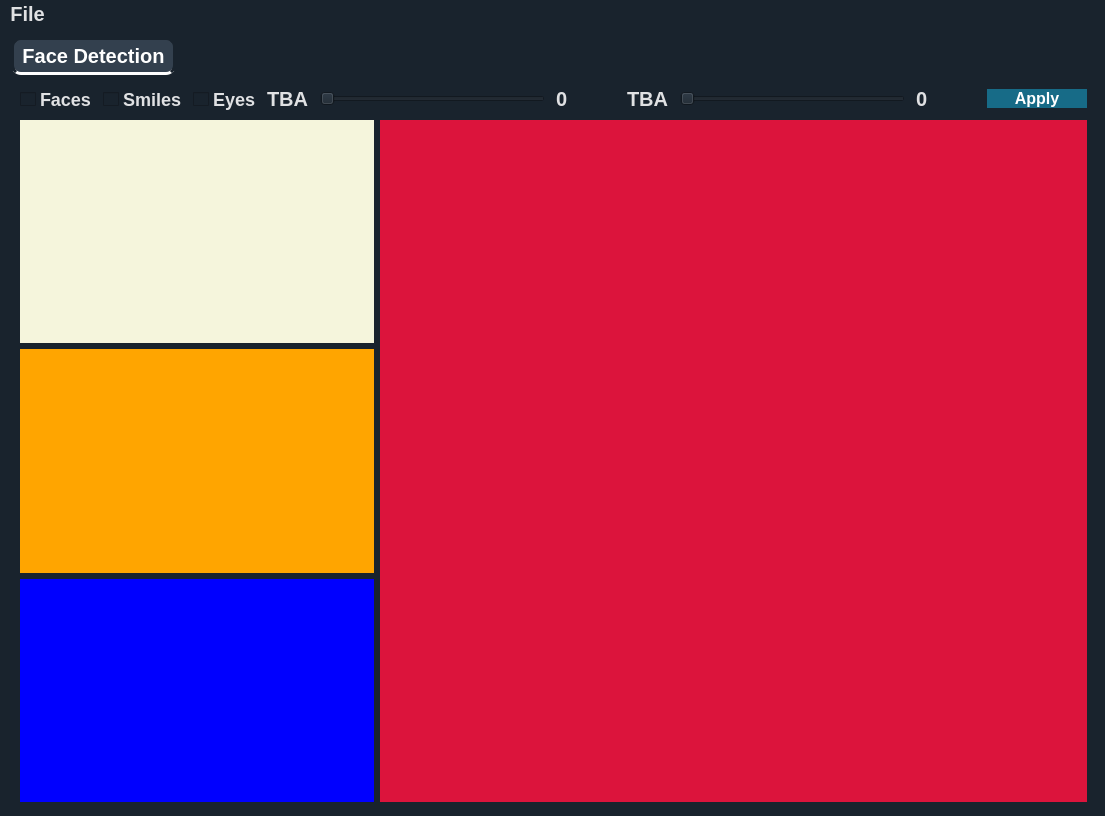
<?xml version="1.0" encoding="UTF-8"?>
<ui version="4.0">
 <class>MainWindow</class>
 <widget class="QMainWindow" name="MainWindow">
  <property name="geometry">
   <rect>
    <x>0</x>
    <y>0</y>
    <width>1105</width>
    <height>816</height>
   </rect>
  </property>
  <property name="windowTitle">
   <string>MainWindow</string>
  </property>
  <property name="styleSheet">
   <string notr="true">QWidget {
  background-color: #19232D;
  border: 0px solid #455364;
  padding: 0px;
  color: #E0E1E3;
  selection-background-color: #346792;
  selection-color: #E0E1E3;
	font-family : Ubuntu;
font-size: 20px;
font-weight: bold;
}

QWidget:disabled {
  background-color: #19232D;
  color: #9DA9B5;
  selection-background-color: #26486B;
  selection-color: #9DA9B5;
}

QWidget::item:selected {
  background-color: #176B87;
}

QWidget::item:hover:!selected {
  background-color: rgba(23, 107, 135,50%);
}

QMainWindow::separator {
  background-color: #455364;
  border: 0px solid #19232D;
  spacing: 0px;
  padding: 2px;
}

QMainWindow::separator:hover {
  background-color: #60798B;
  border: 0px solid #1A72BB;
}

/*-------------------------------------------------------------------------------------------*/

QCheckBox {
  background-color: #19232D;
  color: #E0E1E3;
  spacing: 4px;
  outline: none;
  padding-top: 4px;
  padding-bottom: 4px;
}



QCheckBox QWidget:disabled {
  background-color: #19232D;
  color: #9DA9B5;
}

QCheckBox::indicator {
  margin-left: 2px;
  height: 14px;
  width: 14px;
}

/*-------------------------------------------------------------------------------------------*/
QScrollBar:horizontal {
  height: 16px;
  margin: 2px 16px 2px 16px;
  border: 1px solid white;
  border-radius: 4px;
  background-color: rgb(25, 35, 45);
}

QScrollBar::handle:horizontal {
  background-color: #176B87;
  border: 1px solid #C9CDD0;
  border-radius: 4px;
  min-width: 8px;
}

QScrollBar::handle:horizontal:hover {
  background-color: rgba(23, 107, 135,80%);
  border:#4169E1;
  border-radius: 4px;
  min-width: 8px;
}

QScrollBar::handle:horizontal:focus {
  border: 1px solid red;
}
QScrollBar:vertical {
  background-color: rgb(25, 35, 45);
  width: 16px;
  margin: 16px 2px 16px 2px;
  border: 1px solid white;
  border-radius: 4px;
}


QScrollBar::handle:vertical {
  background-color: #176B87;
  border: 1px solid #C9CDD0;
  min-height: 8px;
  border-radius: 4px;
}

QScrollBar::handle:vertical:hover {
  background-color: rgba(23, 107, 135,80%);
  border: #9FCBFF;
  border-radius: 4px;
  min-height: 8px;
}

QScrollBar::handle:vertical:focus {
  border: 1px solid #73C7FF;
}


QScrollBar::add-line:horizontal {
  margin: 0px 0px 0px 0px;
  border-image: url(&quot;qss_icons/light/rc/arrow_right_disabled.png&quot;);
  height: 12px;
  width: 12px;
  subcontrol-position: right;
  subcontrol-origin: margin;
}

QScrollBar::add-line:horizontal:hover, QScrollBar::add-line:horizontal:on {
  border-image: url(&quot;qss_icons/light/rc/arrow_right.png&quot;);
  height: 12px;
  width: 12px;
  subcontrol-position: right;
  subcontrol-origin: margin;
}

QScrollBar::add-line:vertical {
  margin: 3px 0px 3px 0px;
  border-image: url(&quot;qss_icons/light/rc/arrow_down_disabled.png&quot;);
  height: 12px;
  width: 12px;
  subcontrol-position: bottom;
  subcontrol-origin: margin;
}

QScrollBar::add-line:vertical:hover, QScrollBar::add-line:vertical:on {
  border-image: url(&quot;qss_icons/light/rc/arrow_down.png&quot;);
  height: 12px;
  width: 12px;
  subcontrol-position: bottom;
  subcontrol-origin: margin;
}

QScrollBar::sub-line:horizontal {
  margin: 0px 3px 0px 3px;
  border-image: url(&quot;qss_icons/light/rc/arrow_left_disabled.png&quot;);
  height: 12px;
  width: 12px;
  subcontrol-position: left;
  subcontrol-origin: margin;
}

QScrollBar::sub-line:horizontal:hover, QScrollBar::sub-line:horizontal:on {
  border-image: url(&quot;qss_icons/light/rc/arrow_left.png&quot;);
  height: 12px;
  width: 12px;
  subcontrol-position: left;
  subcontrol-origin: margin;
}

QScrollBar::sub-line:vertical {
  margin: 3px 0px 3px 0px;
  border-image: url(&quot;qss_icons/light/rc/arrow_up_disabled.png&quot;);
  height: 12px;
  width: 12px;
  subcontrol-position: top;
  subcontrol-origin: margin;
}

QScrollBar::sub-line:vertical:hover, QScrollBar::sub-line:vertical:on {
  border-image: url(&quot;qss_icons/light/rc/arrow_up.png&quot;);
  height: 12px;
  width: 12px;
  subcontrol-position: top;
  subcontrol-origin: margin;
}

QScrollBar::up-arrow:horizontal, QScrollBar::down-arrow:horizontal {
  background: none;
}

QScrollBar::up-arrow:vertical, QScrollBar::down-arrow:vertical {
  background: none;
}


QScrollBar::add-page:horizontal, QScrollBar::sub-page:horizontal {
  background: none;
}

QScrollBar::add-page:vertical, QScrollBar::sub-page:vertical {
  background: none;
}

/*----------------------------------------------------------------------------------------*/
QPushButton{
 /*border:2px solid #05B8CC;*/
 background-color: #176B87;
 color:rgb(255, 255, 255);
 border-radius: 10px;
 font-weight:bold;
 font-size:16px;
  transition: 500ms;
}

QPushButton::hover{
 border: 1px solid #176B87;
 background-color: rgba(23, 107, 135,80%)
}
QPushButton:pressed {
 margin:1px 2px;
 font-size: 15px;
}
/*----------------------------------------------------------------------------------------*/
QTabBar::tab {
    background-color: #455364;
    border: 3px solid #19232D;
    border-radius: 10px;
    padding: 5px;
    color: #E0E1E3;
    font-family: Ubuntu;
    font-size: 20px;
    font-weight: bold;
}
QTabBar::tab {
    background-color: #455364;
    border: 3px solid #19232D;
    border-radius: 10px;
    padding: 4px 8px;
    color: #E0E1E3;
    font-family: Ubuntu;
    font-size: 20px;
    font-weight: bold;
}
QTabBar::tab:selected {
    background-color:rgba(69,83,100,60%);
    color: white;
	margin-top: 3px;
	border-bottom: 3px solid white;
}
QPlotWidget{
 background-color:(25, 35, 45, 0.8)
}


QCheckBox{
	font-size: 18px;
}</string>
  </property>
  <widget class="QWidget" name="centralwidget">
   <layout class="QGridLayout" name="gridLayout_2">
    <property name="leftMargin">
     <number>11</number>
    </property>
    <property name="topMargin">
     <number>5</number>
    </property>
    <property name="bottomMargin">
     <number>5</number>
    </property>
    <item row="0" column="0">
     <widget class="QTabWidget" name="tabWidget">
      <property name="currentIndex">
       <number>0</number>
      </property>
      <widget class="QWidget" name="tab">
       <attribute name="title">
        <string>Face Detection</string>
       </attribute>
       <layout class="QGridLayout" name="gridLayout" rowstretch="0,1" columnstretch="1,2">
        <item row="0" column="0" colspan="2">
         <layout class="QHBoxLayout" name="horizontalLayout">
          <property name="spacing">
           <number>11</number>
          </property>
          <item>
           <layout class="QHBoxLayout" name="horizontalLayout_2">
            <item>
             <widget class="QCheckBox" name="checkBox_faces">
              <property name="text">
               <string>Faces</string>
              </property>
              <attribute name="buttonGroup">
               <string notr="true">buttonGroup</string>
              </attribute>
             </widget>
            </item>
            <item>
             <widget class="QCheckBox" name="checkBox_2">
              <property name="text">
               <string>Smiles</string>
              </property>
              <attribute name="buttonGroup">
               <string notr="true">buttonGroup</string>
              </attribute>
             </widget>
            </item>
            <item>
             <widget class="QCheckBox" name="checkBox_3">
              <property name="text">
               <string>Eyes</string>
              </property>
              <attribute name="buttonGroup">
               <string notr="true">buttonGroup</string>
              </attribute>
             </widget>
            </item>
           </layout>
          </item>
          <item>
           <layout class="QHBoxLayout" name="horizontalLayout_7">
            <item>
             <widget class="QLabel" name="label">
              <property name="text">
               <string>TBA</string>
              </property>
             </widget>
            </item>
            <item>
             <widget class="QSlider" name="horizontalSlider">
              <property name="orientation">
               <enum>Qt::Horizontal</enum>
              </property>
             </widget>
            </item>
            <item>
             <widget class="QLabel" name="label_9">
              <property name="minimumSize">
               <size>
                <width>60</width>
                <height>0</height>
               </size>
              </property>
              <property name="text">
               <string>0</string>
              </property>
             </widget>
            </item>
           </layout>
          </item>
          <item>
           <layout class="QHBoxLayout" name="horizontalLayout_8">
            <item>
             <widget class="QLabel" name="label_2">
              <property name="text">
               <string>TBA</string>
              </property>
             </widget>
            </item>
            <item>
             <widget class="QSlider" name="horizontalSlider_2">
              <property name="orientation">
               <enum>Qt::Horizontal</enum>
              </property>
             </widget>
            </item>
            <item>
             <widget class="QLabel" name="label_5">
              <property name="minimumSize">
               <size>
                <width>60</width>
                <height>0</height>
               </size>
              </property>
              <property name="text">
               <string>0</string>
              </property>
             </widget>
            </item>
           </layout>
          </item>
          <item>
           <widget class="QPushButton" name="btn_apply">
            <property name="minimumSize">
             <size>
              <width>100</width>
              <height>0</height>
             </size>
            </property>
            <property name="text">
             <string>Apply</string>
            </property>
           </widget>
          </item>
         </layout>
        </item>
        <item row="1" column="0">
         <layout class="QVBoxLayout" name="verticalLayout">
          <item>
           <widget class="PlotWidget" name="wgt_img_input" native="true">
            <property name="whatsThis">
             <string>Widget Holding the opened image</string>
            </property>
            <property name="styleSheet">
             <string notr="true">background:beige;</string>
            </property>
           </widget>
          </item>
          <item>
           <widget class="PlotWidget" name="wgt_graph_performance" native="true">
            <property name="whatsThis">
             <string>Widget Holding the opened image</string>
            </property>
            <property name="styleSheet">
             <string notr="true">background: orange;</string>
            </property>
           </widget>
          </item>
          <item>
           <widget class="PlotWidget" name="wgt_graph_ROC" native="true">
            <property name="whatsThis">
             <string>Widget holding the edge detection result for colored image</string>
            </property>
            <property name="styleSheet">
             <string notr="true">background: dark blue;</string>
            </property>
           </widget>
          </item>
         </layout>
        </item>
        <item row="1" column="1">
         <widget class="PlotWidget" name="wgt_img_output" native="true">
          <property name="whatsThis">
           <string>Widget holding the edge detection result for colored image</string>
          </property>
          <property name="styleSheet">
           <string notr="true">background: crimson</string>
          </property>
         </widget>
        </item>
       </layout>
      </widget>
     </widget>
    </item>
   </layout>
  </widget>
  <widget class="QMenuBar" name="menubar">
   <property name="geometry">
    <rect>
     <x>0</x>
     <y>0</y>
     <width>1105</width>
     <height>30</height>
    </rect>
   </property>
   <widget class="QMenu" name="menuFile">
    <property name="title">
     <string>File</string>
    </property>
    <addaction name="actionOpen"/>
   </widget>
   <addaction name="menuFile"/>
  </widget>
  <action name="actionOpen">
   <property name="text">
    <string>Open</string>
   </property>
   <property name="shortcut">
    <string>Ctrl+O</string>
   </property>
  </action>
 </widget>
 <customwidgets>
  <customwidget>
   <class>PlotWidget</class>
   <extends>QWidget</extends>
   <header>pyqtgraph</header>
   <container>1</container>
  </customwidget>
 </customwidgets>
 <resources/>
 <connections>
  <connection>
   <sender>horizontalSlider</sender>
   <signal>valueChanged(int)</signal>
   <receiver>label_9</receiver>
   <slot>setNum(int)</slot>
   <hints>
    <hint type="sourcelabel">
     <x>750</x>
     <y>186</y>
    </hint>
    <hint type="destinationlabel">
     <x>851</x>
     <y>185</y>
    </hint>
   </hints>
  </connection>
  <connection>
   <sender>horizontalSlider_2</sender>
   <signal>valueChanged(int)</signal>
   <receiver>label_5</receiver>
   <slot>setNum(int)</slot>
   <hints>
    <hint type="sourcelabel">
     <x>731</x>
     <y>219</y>
    </hint>
    <hint type="destinationlabel">
     <x>883</x>
     <y>215</y>
    </hint>
   </hints>
  </connection>
 </connections>
 <buttongroups>
  <buttongroup name="buttonGroup_2"/>
  <buttongroup name="buttonGroup"/>
 </buttongroups>
</ui>
